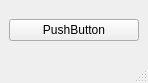
<?xml version="1.0" encoding="UTF-8"?>
<ui version="4.0">
 <class>MainWindow</class>
 <widget class="QMainWindow" name="MainWindow">
  <property name="geometry">
   <rect>
    <x>0</x>
    <y>0</y>
    <width>148</width>
    <height>83</height>
   </rect>
  </property>
  <property name="windowTitle">
   <string>MainWindow</string>
  </property>
  <widget class="QWidget" name="centralwidget">
   <layout class="QGridLayout" name="gridLayout">
    <item row="0" column="0">
     <widget class="QPushButton" name="pushButton">
      <property name="text">
       <string>PushButton</string>
      </property>
     </widget>
    </item>
   </layout>
  </widget>
  <widget class="QMenuBar" name="menubar">
   <property name="geometry">
    <rect>
     <x>0</x>
     <y>0</y>
     <width>148</width>
     <height>20</height>
    </rect>
   </property>
  </widget>
  <widget class="QStatusBar" name="statusbar"/>
 </widget>
 <resources/>
 <connections/>
</ui>
